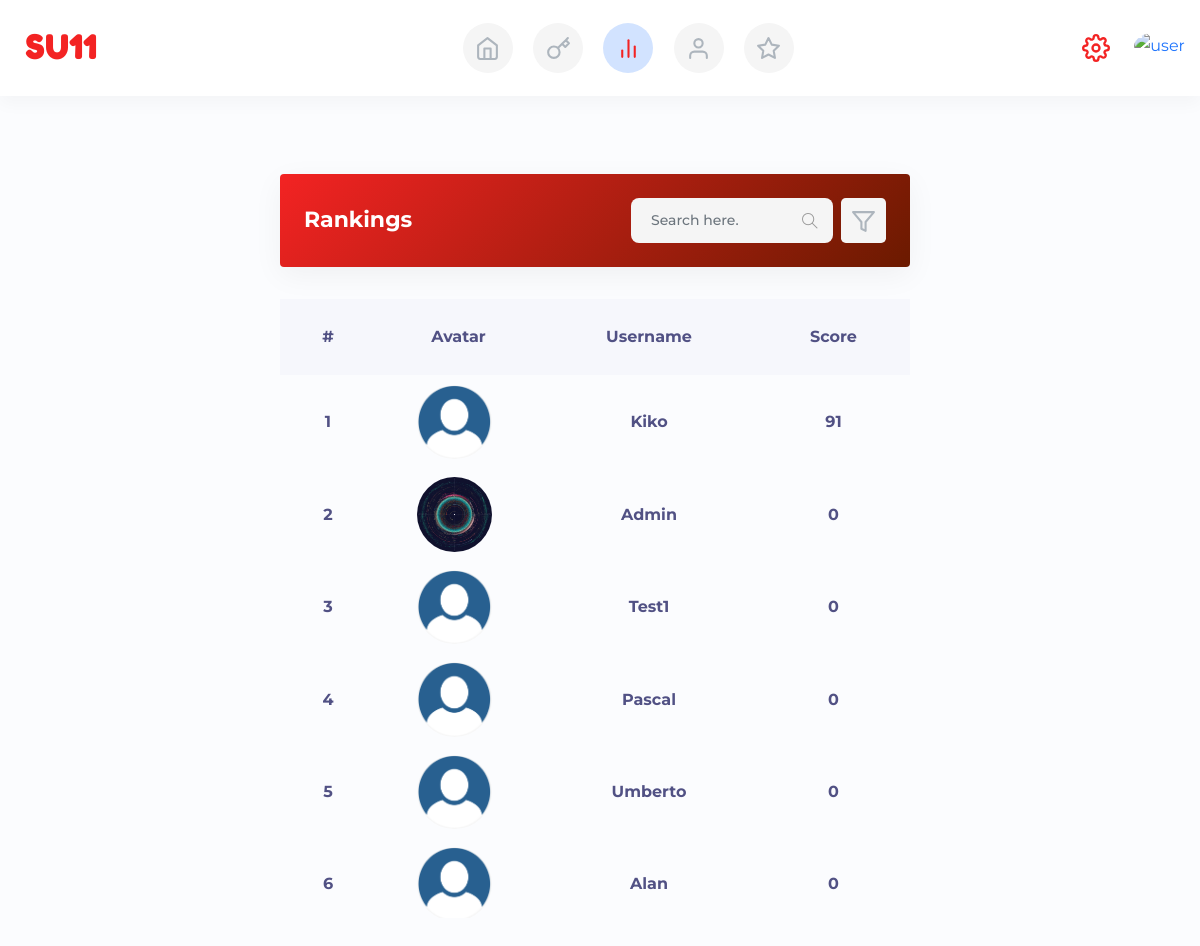
The page /ranking/ on the database its author committed.
### accounts/models.py (models this page shows, shortened)
class CustomUser(AbstractUser):
    full_name = models.CharField(max_length=50)
    is_vip = models.BooleanField(default=False)
    profile_picture = models.ImageField(upload_to='profile_pics/', blank=True, null=True)
    description = models.TextField(blank=True, max_length=255)
    is_online = models.BooleanField(default=False)
    is_verified = models.BooleanField(default=False)
    score = models.IntegerField(default=0)

### home/views.py (the view)
# urls.py: path('ranking/', views.ranking, name='ranking'),
def ranking(request):
    ranked_users = CustomUser.objects.exclude(username='bot_libur').order_by('-score')[:100]
    context = {
        'active_page': 'ranking',
        'ranked_users': ranked_users,
    }
    return render(request, 'ranking.html', context)

### templates/ranking.html (shortened to what this page needs)
{% extends "base.html" %}
{% load static %}
{% block content %}
<div class="row">
    <div class="col-xl-12 cart-wrapper mb-4">
        <div class="row">
            <div class="col-lg-12 mb-3">
                <div class="card bg-primary-gradiant shadow-xss w-100 d-block d-flex border-0 p-4 mb-3">
                    <div class="card-body d-flex align-items-center p-0">
                        <h2 class="fw-700 mb-0 mt-0 font-md text-white">Rankings</h2>
                        <div class="search-form-2 ms-auto">
                            <i class="ti-search font-xss"></i>
                            <input type="text" class="form-control text-grey-500 mb-0 bg-greylight theme-dark-bg border-0" placeholder="Search here.">
                        </div>
                        <a href="#" class="btn-round-md ms-2 bg-greylight theme-dark-bg rounded-3 font-xss text-grey-500"><i width="25px" height="25px" data-feather="filter"></i></a>
                    </div>
                </div>
            </div>
        </div>
        <div class="row">
            <div class="col-lg-12 mb-3">
                <div class="table-content table-responsive">
                    <table class="table text-center">
                        <thead class="bg-greyblue rounded-3">
                            <tr>
                                <th class="border-0 p-4">#</th>
                                <th class="border-0 p-4">Avatar</th>
                                <th class="border-0 p-4">Username</th>
                                <th class="border-0 p-4">Score</th>
                            </tr>
                        </thead>
                        <tbody>
                            {% for ranked_user in ranked_users %}
                            <tr>
                                <td>
                                    <span>
                                        <span><strong>{{ forloop.counter }}</strong></span>
                                    </span>
                                </td>
                                <td class="ps-0">
                                    <img src="{{ranked_user.profile_picture.url}}" alt="user image" class="w75 rounded-circle">
                                </td>
                                <td>
                                    <span>
                                        <span><strong>{{ ranked_user.username|title }}</strong></span>
                                    </span>
                                </td>
                                <td>
                                    <span>
                                        <span><strong>{{ ranked_user.score }}</strong></span>
                                    </span>
                                </td>
                            </tr>
                            {% endfor %}
                        </tbody>
                    </table>
                </div>
            </div>
        </div>
    </div>
</div>
{% endblock content %}

### templates/base.html (shortened to what this page needs)
{% load static %}
<!DOCTYPE html>
<html lang="en">
<head>
    <link rel="stylesheet" href="{% static 'css/themify-icons.css' %}">
    <link rel="stylesheet" href="{% static 'css/style.css' %}">
    <link rel="stylesheet" href="{% static 'css/emoji.css' %}">
    <link rel="stylesheet" href="https://cdnjs.cloudflare.com/ajax/libs/OwlCarousel2/2.3.4/assets/owl.carousel.min.css" />
    <link rel="stylesheet" href="https://cdnjs.cloudflare.com/ajax/libs/OwlCarousel2/2.3.4/assets/owl.theme.default.css" />
</head>
<body class="color-theme-red mont-font">
    <div class="main-wrapper">
        <div class="nav-header bg-white shadow-xs border-0">
            <div class="nav-top">
                <a href="{% url 'index' %}">
                    <span class="d-inline-block fredoka-font ls-3 fw-600 text-current font-xxl logo-text mb-0">SU11</span>
                </a>
            </div>
            <div class="mx-auto">
                <a href="{% url 'index' %}" class="p-2 text-center ms-3 menu-icon center-menu-icon">
                    <span class="{% if active_page == 'index' %} alert-primary text-current {% else %} bg-greylight text-grey-500 {% endif %} btn-round-lg theme-dark-bg">
                        <i width="25px" height="25px" data-feather="home"></i>
                    </span>
                </a>
                <a href="{% url 'challenges' %}" class="p-2 text-center ms-0 menu-icon center-menu-icon">
                    <span class="{% if active_page == 'challenges' %} alert-primary text-current {% else %} bg-greylight text-grey-500 {% endif %} btn-round-lg theme-dark-bg">
                        <i width="25px" height="25px" data-feather="key"></i>
                    </span>
                </a>
                <a href="{% url 'ranking' %}" class="p-2 text-center ms-0 menu-icon center-menu-icon">
                    <span class="{% if active_page == 'ranking' %} alert-primary text-current {% else %} bg-greylight text-grey-500 {% endif %} btn-round-lg theme-dark-bg">
                        <i width="25px" height="25px" data-feather="bar-chart-2"></i>
                    </span>
                </a>
                <a href="{% url 'edit_profile' %}" class="p-2 text-center ms-0 menu-icon center-menu-icon">
                    <span class="{% if active_page == 'profile' %} alert-primary text-current {% else %} bg-greylight text-grey-500 {% endif %} btn-round-lg theme-dark-bg">
                        <i width="25px" height="25px" data-feather="user"></i>
                    </span>
                </a>
                <a href="" class="p-2 text-center ms-0 menu-icon center-menu-icon">
                    <span class="{% if active_page == 'star' %} alert-primary text-current {% else %} bg-greylight text-grey-500 {% endif %} btn-round-lg theme-dark-bg">
                        <i width="25px" height="25px" data-feather="star"></i>
                    </span>
                </a>
            </div>
            <div class="p-2 text-center nav-ms-10 position-relative dropdown-menu-icon menu-icon cursor-pointer">
                <span class="animation-spin d-inline-block text-current">
                    <i width="28px" height="28px" data-feather="settings"></i>
                </span>
            </div>
            <a href="#" class="p-0 ms-3 menu-icon" id="dropdownMenuProfile" data-bs-toggle="dropdown" aria-expanded="false"><img src="{{user.profile_picture.url}}" alt="user" class="w40 mt--1 rounded-circle"></a>
        </div>
        <div class="main-content d-flex justify-content-between align-items-center">
            <div class="middle-sidebar-bottom">
                <div class="middle-sidebar-left">
                    {% block content %} {% endblock content%}
                </div>
            </div>
        </div>
</body>
</html>

### rows shown on the page
CustomUser: profile_picture (placeholder picture), username "Kiko", score "91"
CustomUser: profile_picture (picture), username "Admin", score "0"
CustomUser: profile_picture (placeholder picture), username "Test1", score "0"
CustomUser: profile_picture (placeholder picture), username "Pascal", score "0"
CustomUser: profile_picture (placeholder picture), username "Umberto", score "0"
CustomUser: profile_picture (placeholder picture), username "Alan", score "0"
